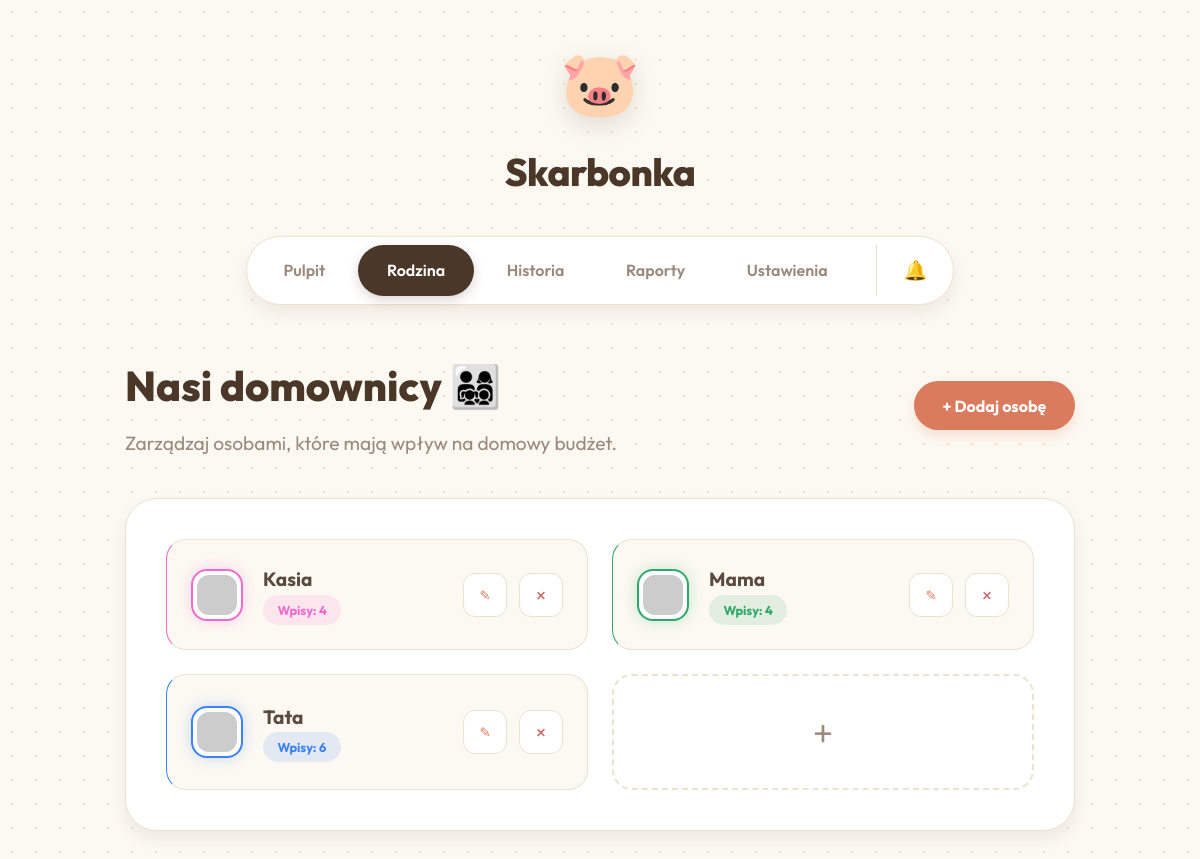
Page /members.php on the earlier database version.
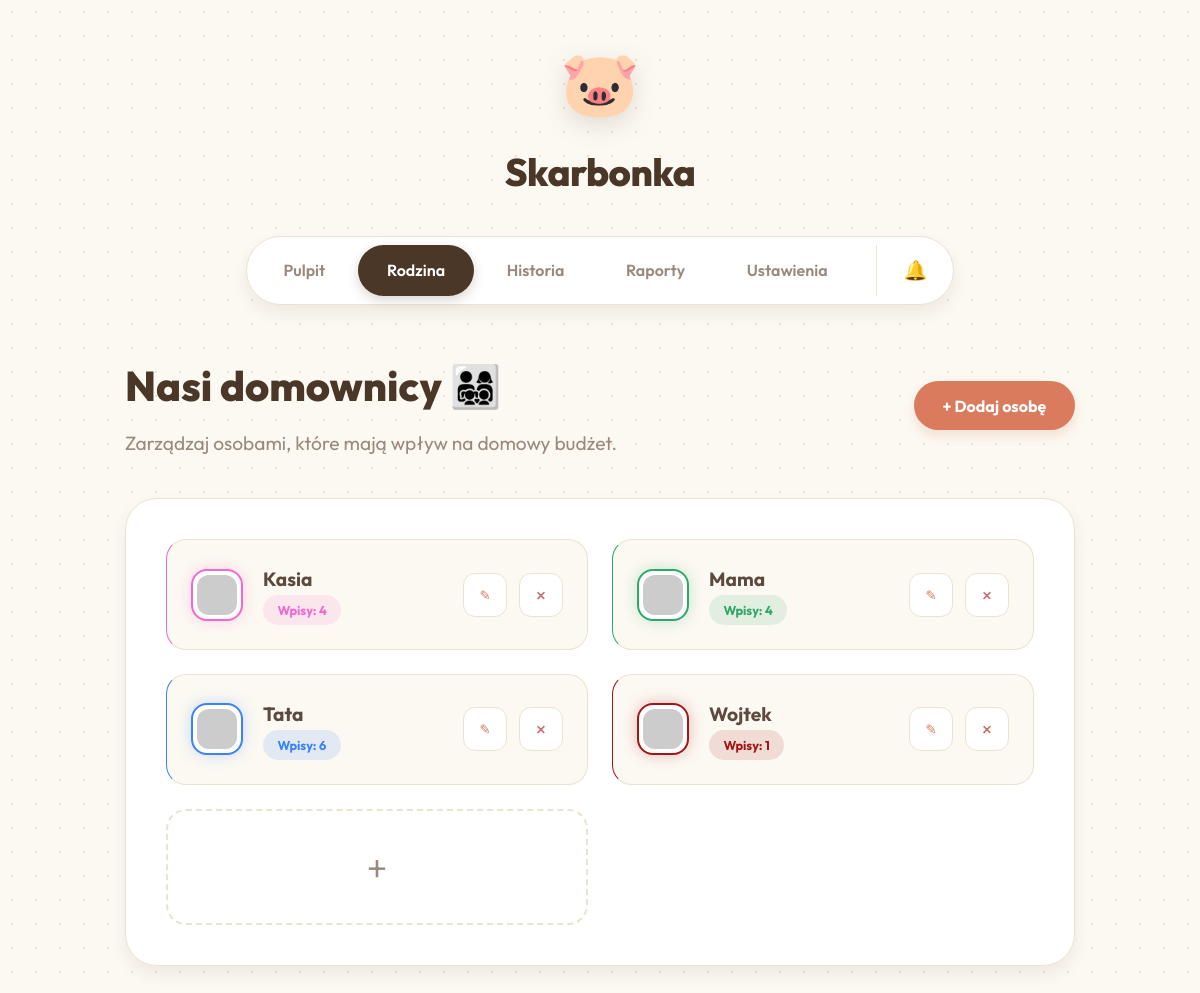
Same page on the later database version.
### tables this page shows
CREATE TABLE users (
                id INTEGER PRIMARY KEY AUTOINCREMENT,
                name TEXT NOT NULL,
                color TEXT DEFAULT '#ffffff'
            , avatar TEXT DEFAULT 'avataaars', monthly_limit REAL DEFAULT 0);

### members.php (the view, shortened to what this page needs)
<?php
require_once 'db.php';
$stmt = $db->query("
    SELECT u.*, COUNT(t.id) as tx_count
    FROM users u
    LEFT JOIN transactions t ON u.id = t.user_id
    GROUP BY u.id
    ORDER BY u.name
");
$users = $stmt->fetchAll(PDO::FETCH_ASSOC);
?>
<!DOCTYPE html>
<html lang="pl">
<head>
    <link rel="stylesheet" href="style.css">
</head>
<body>
    <div class="app-wrapper">
        <header class="app-header">
            <div class="logo">
                <div class="logo-icon">🐷</div>
                <h1>Skarbonka</h1>
            </div>
            <nav class="top-nav">
                <a href="index.php">Pulpit</a>
                <a href="members.php" class="active">Rodzina</a>
                <a href="history.php">Historia</a>
                <a href="reports.php">Raporty</a>
                <a href="settings.php">Ustawienia</a>
                <div class="notif-center">
                    <div class="notif-bell" onclick="toggleNotifs()">
                        🔔
                    </div>
                </div>
            </nav>
        </header>
        <main class="main-content">
            <header class="topbar" style="display: flex; justify-content: space-between; align-items: center;">
                <div style="text-align: left;">
                    <h2 class="greeting">Nasi domownicy 👨‍👩‍👧‍👦</h2>
                    <p class="subtitle">Zarządzaj osobami, które mają wpływ na domowy budżet.</p>
                </div>
                <button class="btn-primary" onclick="openMemberModal()">+ Dodaj osobę</button>
            </header>
            <div class="content-grid" style="grid-template-columns: 1fr; margin-top: 2rem;">
                <section class="family-members glass-effect section-box">
                    <div class="users-list" style="display: grid; grid-template-columns: repeat(auto-fill, minmax(300px, 1fr)); gap: 1.5rem;">
                        <?php foreach($users as $u): ?>
                            <div class="user-card" style="border-left-color: <?= htmlspecialchars($u['color']) ?>; padding: 1.5rem;">
                                <div style="display: flex; align-items: center; gap: 1.25rem; flex: 1;">
                                    <div class="user-avatar" style="border-color: <?= htmlspecialchars($u['color']) ?>; box-shadow: 0 0 15px <?= htmlspecialchars($u['color']) ?>44;">
                                        <img src="https://robohash.org/<?= urlencode($u['avatar'] ?? 'cat1') ?>.png?set=set4&size=150x150" alt="<?= htmlspecialchars($u['name']) ?>">
                                    </div>
                                    <div class="user-info">
                                        <h4 style="font-size: 1.2rem;"><?= htmlspecialchars($u['name']) ?></h4>
                                        <span class="user-badge" style="background-color: <?= htmlspecialchars($u['color']) ?>22; color: <?= htmlspecialchars($u['color']) ?>;">Wpisy: <?= $u['tx_count'] ?></span>
                                    </div>
                                </div>
                                <div style="display: flex; gap: 0.75rem; align-items: center;">
                                    <button type="button" class="btn-edit" title="Edytuj" onclick="openEditMemberModal(<?= $u['id'] ?>, '<?= htmlspecialchars(addslashes($u['name'])) ?>', '<?= htmlspecialchars($u['color']) ?>', '<?= htmlspecialchars($u['avatar'] ?? 'micah') ?>', <?= $u['monthly_limit'] ?? 0 ?>)" style="background: white; color: var(--accent); border: 1px solid var(--border); width: 44px; height: 44px; border-radius: 12px; cursor: pointer; display: flex; align-items: center; justify-content: center; transition: var(--transition);">✎</button>
                                    <form action="delete_member.php" method="POST" style="margin: 0;" onsubmit="return confirm('Na pewno usunąć tę osobę?<?= $u['tx_count'] > 0 ? '\n\nUWAGA: Trwale usunięte zostaną również wszystkie jej wpisy i transakcje (' . $u['tx_count'] . ')!' : '' ?>');">
                                        <button type="submit" class="btn-delete" title="Usuń" style="width: 44px; height: 44px;">×</button>
                                    </form>
                                </div>
                            </div>
                        <?php endforeach; ?>
                        <div class="user-card" style="justify-content: center; cursor: pointer; border: 2px dashed var(--border); background: rgba(255,255,255,0.3); min-height: 100px; transition: var(--transition);" onclick="openMemberModal()" onmouseover="this.style.borderColor='var(--accent)';" onmouseout="this.style.borderColor='var(--border)';" >
                            <span style="font-size: 2.5rem; color: var(--text-muted); font-weight: 300;">+</span>
                        </div>
                    </div>
                </section>
            </div>
        </main>
    </div>
</body>
</html>

Differences in the rows shown:
added users: name "Wojtek", tx_count "1"
